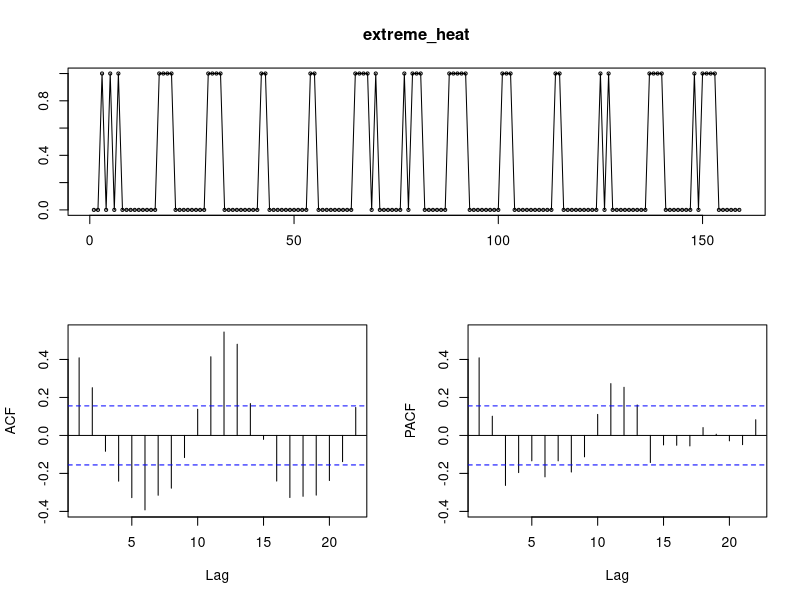
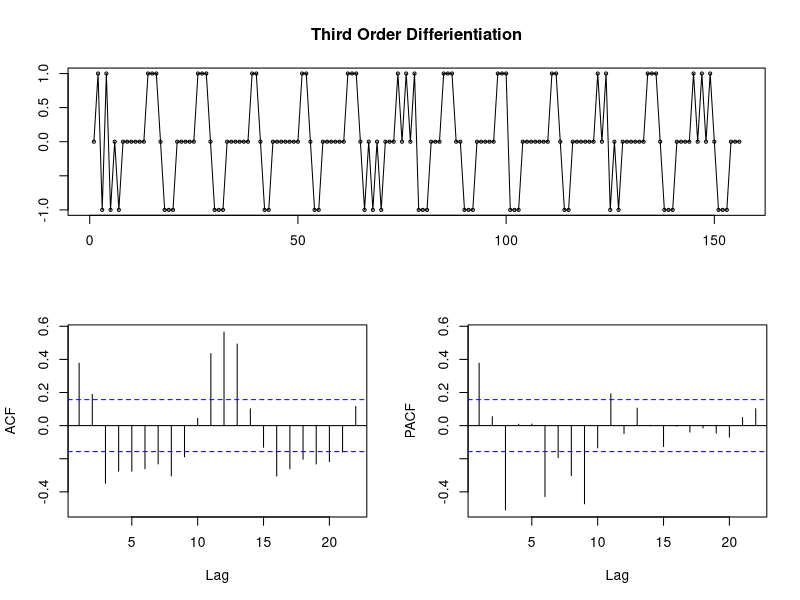
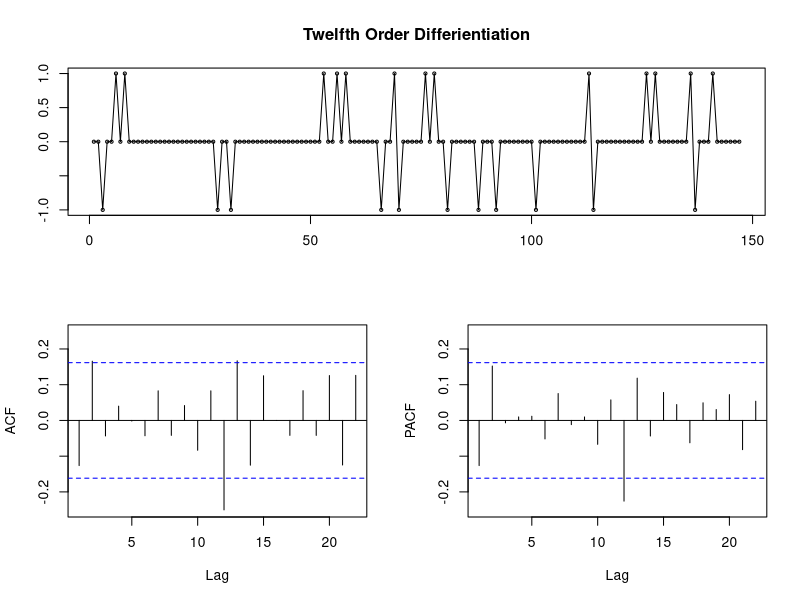

Write the R code that produced these figures, in order. (Note: this script raises an error after producing the figures.)
## ---- chunk 1
library(readr)
google <- na.omit(read_csv("data/google.csv", col_types = cols(date = col_date(format = "%Y-%m-%d"))))
rmse <- function(l, r) {
  sqrt(sum((l - r)^2)/NROW(l))
}
exp_rmse <- function(l, r) {
  rmse(exp(l), exp(r))
}
## ---- chunk 2
# extreme_heat will be 1 when heatwave > mean(heatwave)
extreme_heat <- as.numeric(google$heatwave > mean(google$heatwave))
# extreme_cold will be 1 when snow_storm > mean(snow_storm) and extreme_weather > mean(extreme_weather)
extreme_cold <- as.numeric(google$snow_storm > mean(google$snow_storm) & google$extreme_weather > mean(google$extreme_weather))
## ---- chunk 3
library(forecast)
tsdisplay(extreme_heat,main="extreme_heat")
tsdisplay(diff(extreme_heat, 3), main="Third Order Differientiation")
tsdisplay(diff(extreme_heat, 12), main="Twelfth Order Differientiation")
## ---- chunk 4
sextreme_heat = ts(extreme_heat, start = c(2004, 1), frequency=12)
train = window(smin_temp_val, start = c(2004, 1), end = c(2016, 2))
test = window(smin_temp_val, start = c(2016,3), end = c(2017, 2))
## ---- chunk 5
snaive = snaive(train, h = 12)
accuracy(snaive, test)
## ---- chunk 6
decomp = stl(train, s.window="periodic")
plot(decomp)
## ---- chunk 7
stlfk_naive = forecast(decomp, method="naive", h=12)
summary(stlfk_naive)
accuracy(stlfk_naive, test)
## ---- chunk 8
stlfk_ets = forecast(decomp, method="ets", h=12)
summary(stlfk_ets)
accuracy(stlfk_ets, test)
## ---- chunk 9
stlfk_arima = forecast(decomp, method="arima", h=12)
summary(stlfk_arima)
accuracy(stlfk_arima, test)
## ---- chunk 10
autofit = auto.arima(train, seasonal=TRUE)
print(autofit)
autofk = forecast(autofit,h=12)
accuracy(autofk,test)
## ---- chunk 11
custfit = Arima(train, order=c(3,0,0), seasonal=c(2,1,2))
print(custfit)
custfk = forecast(custfit,h=12)
accuracy(custfk,test)
## ---- chunk 12
library(ggplot2)
err = data.frame("RMSE" = rep(0, 2014-2004+1), row.names = seq(2004, 2014))
for (y in 2004:2014){
    model = stl(window(train, start=c(y,1)), s.window="periodic")
    rmse = accuracy(forecast(model, method="ets", h=12),test)[2,"RMSE"]
    err[as.character(y),] = rmse
}
ggplot(err)+geom_line(aes(x=as.numeric(row.names(err)), y=RMSE))
## ---- chunk 13
errm = data.frame("RMSE" = rep(0, 12), row.names = seq(1, 12))
for (m in 1:12){
    model = stl(window(train, start=c(2004,m)), s.window="periodic")
    rmse = accuracy(forecast(model, method="ets", h=12),test)[2,"RMSE"]
    errm[as.character(m),] = rmse
}
ggplot(errm)+geom_line(aes(x=as.numeric(row.names(errm)), y=RMSE))+scale_x_continuous(breaks=seq(1,12))
## ---- chunk 14
train_final = window(sextreme_heat, start=c(2004,3), end=c(2017,3))
model = stl(train_final, s.window="periodic")
yearly_forecast = forecast(model, method="ets", h=12)
plot(yearly_forecast)
## ---- chunk 15
library(forecast)
tsdisplay(extreme_cold,main="extreme_cold")
tsdisplay(diff(extreme_cold, 3), main="Third Order Differientiation")
tsdisplay(diff(extreme_cold, 12), main="Twelfth Order Differientiation")
## ---- chunk 16
sextreme_cold = ts(extreme_cold, start = c(2004, 1), frequency=12)
train = window(sextreme_cold, start = c(2004, 1), end = c(2016, 2))
test = window(sextreme_cold, start = c(2016,3), end = c(2017, 2))
## ---- chunk 17
snaive = snaive(train, h = 12)
accuracy(snaive, test)
## ---- chunk 18
decomp = stl(train, s.window="periodic")
plot(decomp)
## ---- chunk 19
stlfk_naive = forecast(decomp, method="naive", h=12)
summary(stlfk_naive)
accuracy(stlfk_naive, test)
## ---- chunk 20
stlfk_ets = forecast(decomp, method="ets", h=12)
summary(stlfk_ets)
accuracy(stlfk_ets, test)
## ---- chunk 21
stlfk_arima = forecast(decomp, method="arima", h=12)
summary(stlfk_arima)
accuracy(stlfk_arima, test)
## ---- chunk 22
autofit = auto.arima(train, seasonal=TRUE)
print(autofit)
autofk = forecast(autofit,h=12)
accuracy(autofk,test)
## ---- chunk 23
custfit = Arima(train, order=c(4,1,1), seasonal=c(1,0,0))
print(custfit)
custfk = forecast(custfit,h=12)
accuracy(custfk,test)
## ---- chunk 24
library(ggplot2)
err = data.frame("RMSE" = rep(0, 2014-2004+1), row.names = seq(2004, 2014))
for (y in 2004:2014){
    model = Arima(window(train, start=c(y,1)), order=c(4,1,1), seasonal=c(1,0,0))
    rmse = accuracy(forecast(model,h=12),test)[2,"RMSE"]
    err[as.character(y),] = rmse
}
ggplot(err)+geom_line(aes(x=as.numeric(row.names(err)), y=RMSE))
## ---- chunk 25
errm = data.frame("RMSE" = rep(0, 12), row.names = seq(1, 12))
for (m in 1:12){
    model = Arima(window(train, start=c(2007,m)), order=c(4,1,1), seasonal=c(1,0,0))
    rmse = accuracy(forecast(model,h=12),test)[2,"RMSE"]
    errm[as.character(m),] = rmse
}
ggplot(errm)+geom_line(aes(x=as.numeric(row.names(errm)), y=RMSE))+scale_x_continuous(breaks=seq(1,12))
## ---- chunk 26
rollwitme = function(lgas){
    RMSE = rep(0,9)
    for (y in 2004:2007){
        tr = window(lgas, start=c(y,3), end=c(y+8,2))
        te = window(lgas, start=c(y+8,3), end=c(y+9,2))
        model = Arima(tr, order=c(4,1,1), seasonal=c(1,0,0))
        RMSE[y+1-2004] = accuracy(forecast(model,h=12),te)[2,"RMSE"] 
    }
    return(RMSE)
}
## ---- chunk 27
plot(2008:2016, rollwitme(sextreme_cold), type = 'l', main = "RMSE of a 9 year training set seasonal ARIMA(4,1,1)(1,0,0) forecast", ylab = "RMSE", xlab = "Forecasted year")
## ---- chunk 28
rollwitme = function(lgas){
    RMSE = rep(0,12)
    for (y in 2004:2015){
        tr = window(lgas, start=c(y,3), end=c(y+1,2))
        te = window(lgas, start=c(y+1,3), end=c(y+2,2))
        pred = snaive(tr, h = 12)
        RMSE[y+1-2004] = accuracy(pred,te)[2,"RMSE"] 
    }
    return(RMSE)
}
## ---- chunk 29
plot(2005:2016, rollwitme(sextreme_cold), type = 'l', main = "RMSE of a 1 year training set snaive forecast", ylab = "RMSE", xlab = "Forecasted year")
## ---- chunk 30
train_final = window(sextreme_cold, start=c(2004,3), end=c(2017,3))
model = Arima(train_final, order=c(4,1,1), seasonal=c(1,0,0))
yearly_forecast = forecast(model,h=12)
plot(yearly_forecast)
